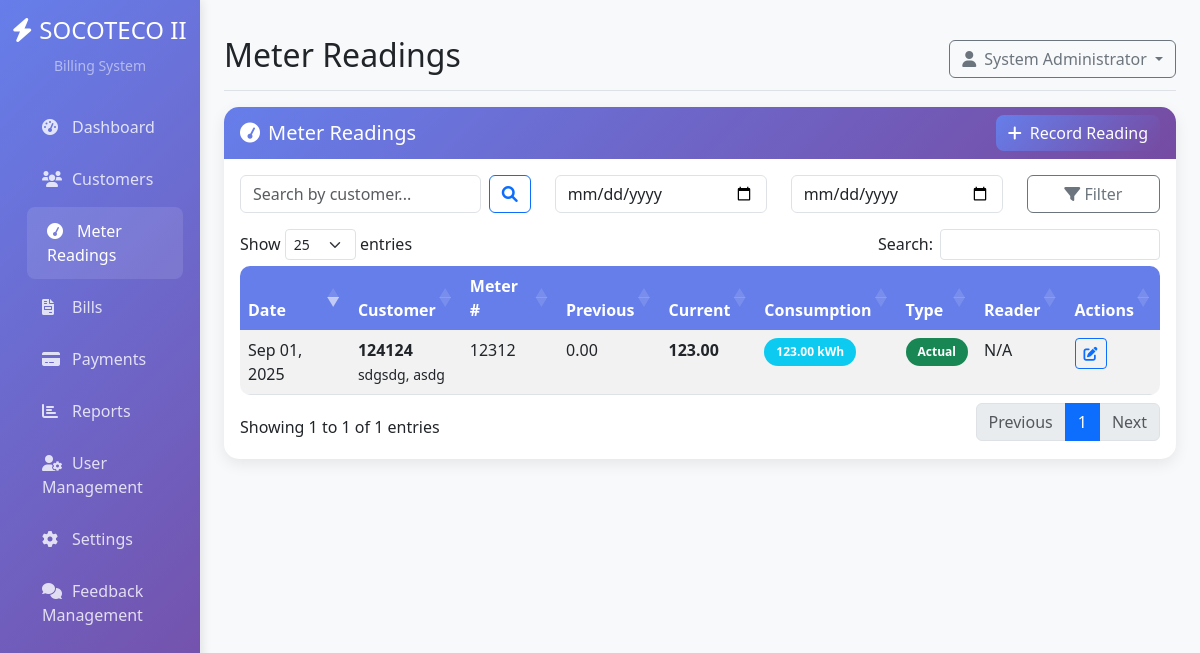
The app's page /meter_readings.php (signed in) with its own data.
### tables this page shows
CREATE TABLE meter_readings (
    reading_id INT PRIMARY KEY AUTO_INCREMENT,
    customer_id INT NOT NULL,
    reading_date DATE NOT NULL,
    previous_reading DECIMAL(10,2) NOT NULL,
    current_reading DECIMAL(10,2) NOT NULL,
    consumption DECIMAL(10,2) NOT NULL,
    reading_type ENUM('actual', 'estimated', 'adjusted') DEFAULT 'actual',
    meter_reader_id INT,
    notes TEXT,
    created_at TIMESTAMP DEFAULT CURRENT_TIMESTAMP,
    FOREIGN KEY (customer_id) REFERENCES customers(customer_id),
    FOREIGN KEY (meter_reader_id) REFERENCES users(user_id)
);

CREATE TABLE customers (
    customer_id INT PRIMARY KEY AUTO_INCREMENT,
    account_number VARCHAR(20) UNIQUE NOT NULL,
    meter_number VARCHAR(20) UNIQUE NOT NULL,
    first_name VARCHAR(50) NOT NULL,
    last_name VARCHAR(50) NOT NULL,
    middle_name VARCHAR(50),
    address TEXT NOT NULL,
    barangay VARCHAR(100) NOT NULL,
    municipality VARCHAR(100) NOT NULL,
    province VARCHAR(100) DEFAULT 'South Cotabato',
    contact_number VARCHAR(20),
    email VARCHAR(100),
    category_id INT NOT NULL,
    connection_date DATE NOT NULL,
    is_active BOOLEAN DEFAULT TRUE,
    created_at TIMESTAMP DEFAULT CURRENT_TIMESTAMP,
    updated_at TIMESTAMP DEFAULT CURRENT_TIMESTAMP ON UPDATE CURRENT_TIMESTAMP,
    FOREIGN KEY (category_id) REFERENCES customer_categories(category_id)
);

### config/database.php (called while the page is built, shortened)
<?php
class Database {
    private $host = 'localhost';
    private $db_name = 'socoteco_billing';
    private $username = 'root';
    private $password = '';
    public function getConnection() {
        $this->conn = null;
        try {
            $this->conn = new PDO(
                "mysql:host=" . $this->host . ";dbname=" . $this->db_name . ";charset=utf8",
                $this->username,
                $this->password,
                [
                    PDO::ATTR_ERRMODE => PDO::ERRMODE_EXCEPTION,
                    PDO::ATTR_DEFAULT_FETCH_MODE => PDO::FETCH_ASSOC,
                    PDO::ATTR_EMULATE_PREPARES => false
                ]
            );
        } catch(PDOException $exception) {
            echo "Connection error: " . $exception->getMessage();
        }
        return $this->conn;
    }
}
function getDB() {
    $database = new Database();
    return $database->getConnection();
}
function executeQuery($sql, $params = []) {
    $db = getDB();
    $stmt = $db->prepare($sql);
    $stmt->execute($params);
    return $stmt;
}
function fetchAll($sql, $params = []) {
    $stmt = executeQuery($sql, $params);
    return $stmt->fetchAll();
}
?>

### config/config.php (called while the page is built, shortened)
<?php
require_once __DIR__ . '/database.php';
function formatDate($date, $format = 'Y-m-d') {
    return date($format, strtotime($date));
}
?>

### meter_readings.php (the view, shortened to what this page needs)
<?php
require_once 'includes/header.php';
$action = $_GET['action'] ?? 'list';
if ($action == 'list') {
    $search = $_GET['search'] ?? '';
    $date_from = $_GET['date_from'] ?? '';
    $date_to = $_GET['date_to'] ?? '';
    $sql = "SELECT mr.*, c.account_number, c.first_name, c.last_name, c.meter_number, u.full_name as reader_name
            FROM meter_readings mr
            JOIN customers c ON mr.customer_id = c.customer_id
            LEFT JOIN users u ON mr.meter_reader_id = u.user_id";
    $params = [];
    $sql .= " ORDER BY mr.reading_date DESC, mr.reading_id DESC";
    $readings = fetchAll($sql, $params);
}
?>
<?php if ($action == 'list'): ?>
    <div class="card">
        <div class="card-header d-flex justify-content-between align-items-center">
            <h5 class="card-title mb-0">
                <i class="fas fa-tachometer me-2"></i>Meter Readings
            </h5>
            <a href="?action=add" class="btn btn-primary">
                <i class="fas fa-plus me-2"></i>Record Reading
            </a>
        </div>
        <div class="card-body">
            <div class="row mb-3">
                <div class="col-md-4">
                    <form method="GET" class="d-flex">
                        <input type="text" class="form-control me-2" name="search"
                               placeholder="Search by customer..."
                               value="<?php echo htmlspecialchars($search ?? ''); ?>">
                        <button type="submit" class="btn btn-outline-primary">
                            <i class="fas fa-search"></i>
                        </button>
                    </form>
                </div>
                <div class="col-md-3">
                    <input type="date" class="form-control" name="date_from"
                           placeholder="From Date" value="<?php echo $date_from ?? ''; ?>">
                </div>
                <div class="col-md-3">
                    <input type="date" class="form-control" name="date_to"
                           placeholder="To Date" value="<?php echo $date_to ?? ''; ?>">
                </div>
                <div class="col-md-2">
                    <button type="button" class="btn btn-outline-secondary w-100" onclick="filterReadings()">
                        <i class="fas fa-filter"></i> Filter
                    </button>
                </div>
            </div>
            <div class="table-responsive">
                <table class="table table-striped data-table">
                    <thead>
                        <tr>
                            <th>Date</th>
                            <th>Customer</th>
                            <th>Meter #</th>
                            <th>Previous</th>
                            <th>Current</th>
                            <th>Consumption</th>
                            <th>Type</th>
                            <th>Reader</th>
                            <th>Actions</th>
                        </tr>
                    </thead>
                    <tbody>
                        <?php foreach ($readings as $reading): ?>
                        <tr>
                            <td><?php echo formatDate($reading['reading_date'], 'M d, Y'); ?></td>
                            <td>
                                <strong><?php echo $reading['account_number']; ?></strong><br>
                                <small><?php echo $reading['last_name'] . ', ' . $reading['first_name']; ?></small>
                            </td>
                            <td><?php echo $reading['meter_number']; ?></td>
                            <td><?php echo number_format($reading['previous_reading'], 2); ?></td>
                            <td><strong><?php echo number_format($reading['current_reading'], 2); ?></strong></td>
                            <td>
                                <span class="badge bg-info">
                                    <?php echo number_format($reading['consumption'], 2); ?> kWh
                                </span>
                            </td>
                            <td>
                                <?php
                                $type_class = '';
                                switch ($reading['reading_type']) {
                                    case 'actual':
                                        $type_class = 'bg-success';
                                        break;
                                }
                                ?>
                                <span class="badge <?php echo $type_class; ?>">
                                    <?php echo ucfirst($reading['reading_type']); ?>
                                </span>
                            </td>
                            <td><?php echo $reading['reader_name'] ?? 'N/A'; ?></td>
                            <td>
                                <div class="btn-group" role="group">
                                    <a href="?action=edit&id=<?php echo $reading['reading_id']; ?>"
                                       class="btn btn-sm btn-outline-primary">
                                        <i class="fas fa-edit"></i>
                                    </a>
                                </div>
                            </td>
                        </tr>
                        <?php endforeach; ?>
                    </tbody>
                </table>
            </div>
        </div>
    </div>
<?php endif; ?>
<?php require_once 'includes/footer.php'; ?>

### includes/header.php (style rules this page uses)
:root { --primary-color: #667eea; --secondary-color: #764ba2; --success-color: #28a745; --warning-color: #ffc107; --danger-color: #dc3545; --info-color: #17a2b8; }
body { background-color: #f8f9fa; }
.card { border: none; border-radius: 15px; box-shadow: 0 5px 15px rgba(0,0,0,0.08); transition: transform 0.3s ease; }
.card-header { background: linear-gradient(135deg, var(--primary-color) 0%, var(--secondary-color) 100%); color: white; border-radius: 15px 15px 0 0 !important; border: none; }
.btn-primary { background: linear-gradient(135deg, var(--primary-color) 0%, var(--secondary-color) 100%); border: none; border-radius: 8px; }
.table { border-radius: 10px; overflow: hidden; }
.table thead th { background-color: var(--primary-color); color: white; border: none; }
.badge { border-radius: 20px; padding: 8px 12px; }

### records on screen
meter_readings: reading_date "Sep 01, 2025", customer.account_number "124124", customer.last_name "sdgsdg", customer.first_name "asdg", customer.meter_number "12312", previous_reading "0.00", current_reading "123.00", consumption "123.00", reading_type "Actual", reader_name "N/A"

### other values on screen
$page_title "Meter Readings"
$_SESSION['full_name'] "System Administrator"
